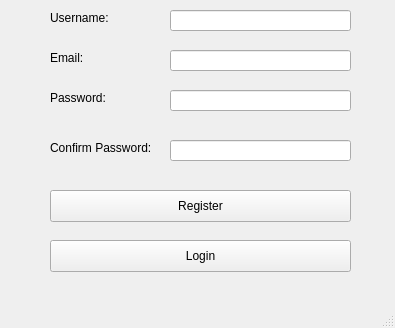
<?xml version="1.0" encoding="UTF-8"?>
<ui version="4.0">
 <class>RegisterWindow</class>
 <widget class="QMainWindow" name="RegisterWindow">
  <property name="geometry">
   <rect>
    <x>0</x>
    <y>0</y>
    <width>395</width>
    <height>328</height>
   </rect>
  </property>
  <property name="windowTitle">
   <string>Register</string>
  </property>
  <widget class="QWidget" name="centralwidget">
   <widget class="QLabel" name="label_username">
    <property name="geometry">
     <rect>
      <x>50</x>
      <y>10</y>
      <width>81</width>
      <height>16</height>
     </rect>
    </property>
    <property name="text">
     <string>Username:</string>
    </property>
   </widget>
   <widget class="QLabel" name="label_password">
    <property name="geometry">
     <rect>
      <x>50</x>
      <y>90</y>
      <width>81</width>
      <height>16</height>
     </rect>
    </property>
    <property name="text">
     <string>Password:</string>
    </property>
   </widget>
   <widget class="QLabel" name="label_confirm_password">
    <property name="geometry">
     <rect>
      <x>50</x>
      <y>140</y>
      <width>101</width>
      <height>16</height>
     </rect>
    </property>
    <property name="text">
     <string>Confirm Password:</string>
    </property>
   </widget>
   <widget class="QLineEdit" name="lineEdit_username">
    <property name="geometry">
     <rect>
      <x>170</x>
      <y>10</y>
      <width>181</width>
      <height>21</height>
     </rect>
    </property>
   </widget>
   <widget class="QLineEdit" name="lineEdit_password">
    <property name="geometry">
     <rect>
      <x>170</x>
      <y>90</y>
      <width>181</width>
      <height>21</height>
     </rect>
    </property>
    <property name="echoMode">
     <enum>QLineEdit::Password</enum>
    </property>
   </widget>
   <widget class="QLineEdit" name="lineEdit_confirm_password">
    <property name="geometry">
     <rect>
      <x>170</x>
      <y>140</y>
      <width>181</width>
      <height>21</height>
     </rect>
    </property>
    <property name="echoMode">
     <enum>QLineEdit::Password</enum>
    </property>
   </widget>
   <widget class="QPushButton" name="pushButton_register">
    <property name="geometry">
     <rect>
      <x>50</x>
      <y>190</y>
      <width>301</width>
      <height>32</height>
     </rect>
    </property>
    <property name="text">
     <string>Register</string>
    </property>
   </widget>
   <widget class="QPushButton" name="pushButton_login">
    <property name="geometry">
     <rect>
      <x>50</x>
      <y>240</y>
      <width>301</width>
      <height>32</height>
     </rect>
    </property>
    <property name="text">
     <string>Login</string>
    </property>
   </widget>
   <widget class="QLabel" name="label_email">
    <property name="geometry">
     <rect>
      <x>50</x>
      <y>50</y>
      <width>81</width>
      <height>16</height>
     </rect>
    </property>
    <property name="text">
     <string>Email:</string>
    </property>
   </widget>
   <widget class="QLineEdit" name="lineEdit_email">
    <property name="geometry">
     <rect>
      <x>170</x>
      <y>50</y>
      <width>181</width>
      <height>21</height>
     </rect>
    </property>
   </widget>
  </widget>
  <widget class="QMenuBar" name="menubar">
   <property name="geometry">
    <rect>
     <x>0</x>
     <y>0</y>
     <width>395</width>
     <height>21</height>
    </rect>
   </property>
  </widget>
  <widget class="QStatusBar" name="statusbar"/>
 </widget>
 <resources/>
 <connections/>
</ui>
